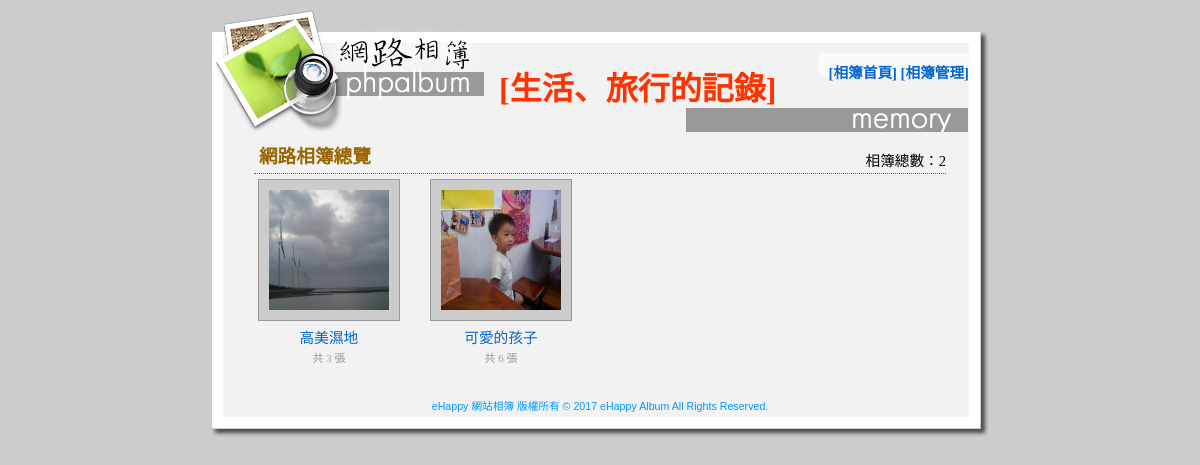
The page / on the database its author committed.
### albumapp/models.py (models this page shows, shortened)
class AlbumModel(models.Model):
    adate = models.DateTimeField(auto_now=True)
    alocation = models.CharField(max_length=200, blank=True, default='')
    atitle = models.CharField(max_length=100, null=False)
    adesc = models.TextField(blank=True, default='')

### albumapp/views.py (the view)
# urls.py: path('', views.index),
def index(request):
	albums = models.AlbumModel.objects.all().order_by('-id')  #讀取所有相簿
	totalalbum = len(albums)  #相簿總數
	photos = []  #每一相簿第1張相片串列
	lengths = []  #每一相簿的相片總數串列
	for album in albums:
		photo = models.PhotoModel.objects.filter(palbum__atitle=album.atitle).order_by('-id')  #讀取相片
		lengths.append(len(photo))  #加入相片總數
		if len(photo) == 0:  #若無相片加入空字串
			photos.append('')
		else:
			photos.append(photo[0].purl)  #加入第1張相片
	return render(request, "index.html", locals())

### albumapp/templatetags/extras.py (called while the page is built)
@register.filter
def extras(List, i):
    return List[int(i)]

### templates/index.html (shortened to what this page needs)
{% extends "base.html" %}
{% load static %}
{% load extras %}
{% block content %}
  <div class="subjectDiv"> 網路相簿總覽 </div>
    <div class="actionDiv">相簿總數：{{totalalbum}} </div>
    {% for album in albums %}
      <div class="albumDiv">
        <div class="picDiv">
          {% if lengths|extras:forloop.counter0 == 0 %}
            <img src="{% static "images/nopic.png" %}" alt="暫無圖片" width="120" height="120" border="0" />
          {% else %}
            <a href="/albumshow/{{album.id}}/">
            <img src="/media/{{photos|extras:forloop.counter0}}" width="120" height="120" border="0" /></a>
          {% endif %}
        </div>
        <div class="albuminfo">
          {% if lengths|extras:forloop.counter0 == 0 %}
            {{album.atitle}}<br />
          {% else %}
            <a href="/albumshow/{{album.id}}/">{{album.atitle}}</a><br />
          {% endif %}
          <span class="smalltext">共 {{lengths|extras:forloop.counter0}} 張</span><br>
          <br>
        </div>
      </div>
    {% endfor %}
{% endblock %}

### static/css/style.css (style rules this page uses)
#mainRegion .smalltext { font-size: 11px; color: #999999; vertical-align: middle; }
#mainRegion .actionDiv { float: right; margin-top: -30px; font-size: 11pt; font-family: "微軟正黑體"; }
a { text-decoration: none; }
a:link { color: #0066CC; }
#mainRegion .picDiv { padding: 10px; background-color: #CCCCCC; height: 120px; width: 120px; border: 1px solid #999999; margin-right: auto; margin-left: auto; margin-bottom: 5px; }
#mainRegion .albumDiv { float: left; height: 210px; width: 150px; text-align: center; margin-right: 22px; margin-bottom: 5px; }
#mainRegion .albumDiv .albuminfo { font-family: "微軟正黑體"; font-size: 11pt; }
#mainRegion .subjectDiv { font-family: "微軟正黑體"; font-size: 14pt; font-weight: bold; color: #996600; padding: 5px; clear: both; border-bottom-width: 1px; border-bottom-style: dotted; border-bottom-color: #666666; margin-bottom: 5px; }

### rows shown on the page
AlbumModel: shows a picture, atitle "高美濕地", counter0 "3"
AlbumModel: shows a picture, atitle "可愛的孩子", counter0 "6"

### other values the page prints
{{ totalalbum }} "2"
